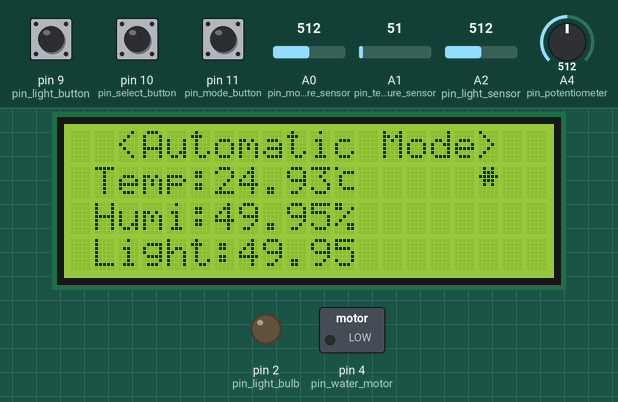
Bench run of a sketch on a simulated Arduino Uno, built with avr-gcc and run on an emulated ATmega328P. Parts: 20×4 character LCD, switched loads named in the sketch (green lamp = pin HIGH), output pins drawn as LEDs (lit = HIGH). Inputs (shaded band) come from the test bench; at power-on: A2 (pin_light_sensor) = 512, pin 11 (pin_mode_button) HIGH, pin 9 (pin_light_button) HIGH, pin 10 (pin_select_button) HIGH, A0 (pin_moisture_sensor) = 512, A1 (pin_temperature_sensor) = 51, A4 (pin_potentiometer) = 512. What the sketch prints to the serial monitor is not drawn.

Above: at 1.2 s.
1.3 s: A2 (pin_light_sensor) set to 504
At 2.9 s:
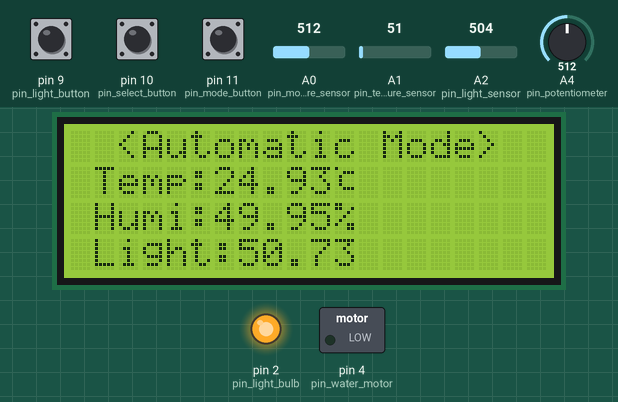
3.9 s: pin 11 (pin_mode_button) pulled LOW for 3.2 s
At 7.9 s:
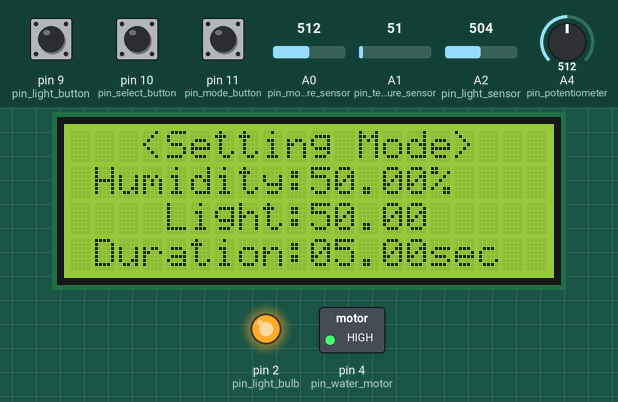
8.6 s: pin 11 (pin_mode_button) pulled LOW for 1 s
At 9.5 s:
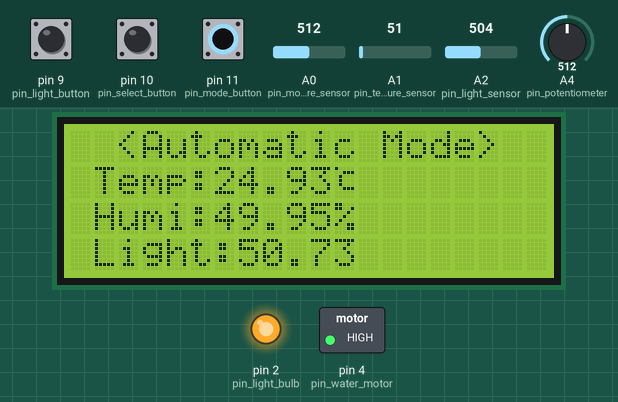
11.1 s: A2 (pin_light_sensor) set to 716
At 12.7 s:
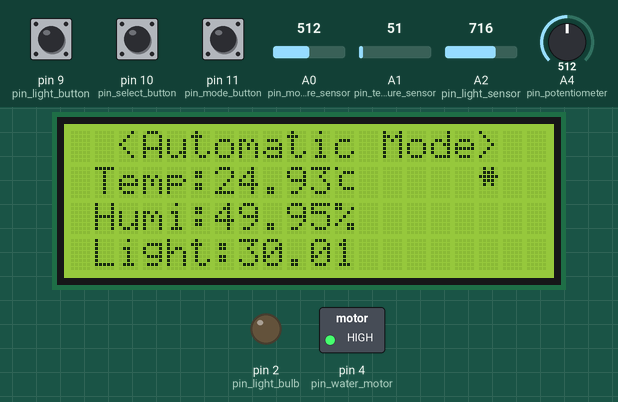
14.3 s: pin 11 (pin_mode_button) pulled LOW for 1 s
At 16.2 s:
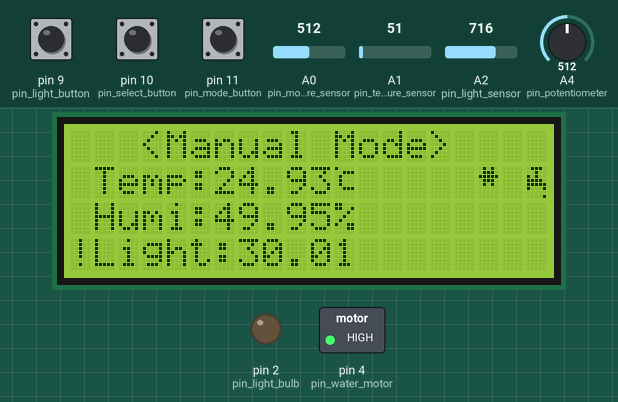
18.5 s: pin 9 (pin_light_button) pulled LOW for 1 s
At 20.4 s:
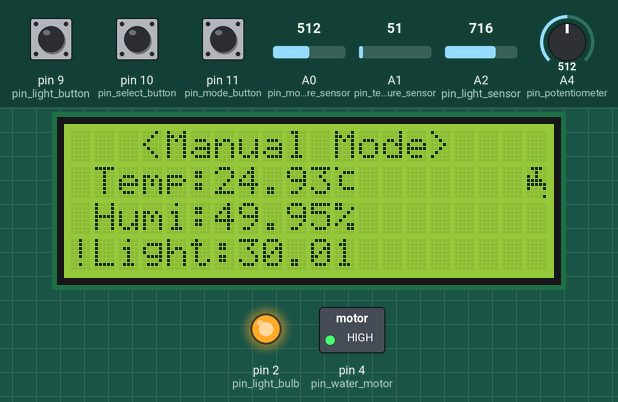
Timing chart, 0 to 21.9 s (numbered marks = the images above; inputs shaded):
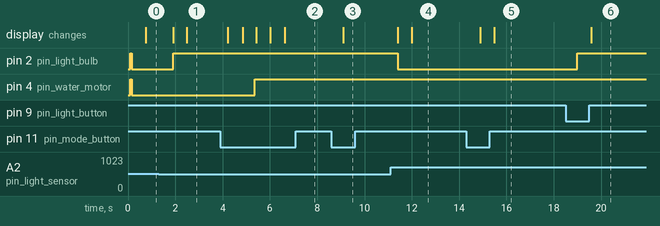

Measured:
- the behaviour switches between 512 and 511 on A2 (pin_light_sensor) (found by bisection; images 0 and 1)
- after the input at 1.3 s, pin 2 (pin_light_bulb): LOW → HIGH after 0.61 s; the display: first changes after 0.61 s (image 1 shows a later state)
- after the input at 3.9 s, the display: first changes after 0.32 s (image 2 shows a later state)
- after the input at 8.6 s, the display: changes after 0.50 s (image 3)
- after the input at 11.1 s, pin 2 (pin_light_bulb): HIGH → LOW after 0.31 s; the display: first changes after 0.31 s (image 4 shows a later state)
- after the input at 14.3 s, pin 4 (pin_water_motor): stays HIGH (without the input it goes to LOW after 1.2 s); the display: first changes after 0.60 s (image 5 shows a later state)
- after the input at 18.5 s, pin 2 (pin_light_bulb): LOW → HIGH after 0.49 s; the display: changes after 1.1 s (image 6)

The sketch:

Final_Project3.ino
```cpp
#include <LiquidCrystal_I2C.h>
#include<Wire.h>
LiquidCrystal_I2C lcd(0x27, 20, 4);
int pumpDuration = 0;

byte water[8] ={B01110, B00100, B10100, B11110, B11111, B10001, B00000, B00001};
byte light[8] = {B01010, B01110, B11111, B01110, B01010, B00000, B00000, B00000};
byte celsius[8] = { B10000, B00111, B01000, B01000, B01000, B00111, B00000, B00000};

// pin setting

int pin_moisture_sensor = A0;
int pin_temperature_sensor = A1;
int pin_light_sensor = A2;


int pin_light_button = 9;
int pin_select_button = 10;
int pin_mode_button = 11;


int pin_light_bulb = 2;
int pin_water_motor = 4;

int pin_potentiometer = A4;


// setting value(for automatic mode)
int setting_temperature = 20;
int setting_moisture = 50;
int setting_light = 50;
int setting_watering_duration = 5;


// current value
float current_temperature;
float current_moisture;
float current_light;


//state value
boolean light_on= false;
int current_mode = 0;  //(0:automatic, 1: passive,  2: setting);
int value_selector = 0; //(0: light,    1: moisture, 2: pump duration)
int device_selector = 0; //(0: light, 1: pump)

//
int current_time;
int watering_start_time;
boolean motor_on = false;
boolean watering_enable = true;

void setup() {
  lcd.begin();

  lcd.createChar(1,water); //pump duration
  lcd.createChar(2, light);
  lcd.createChar(3, celsius);

  pinMode(pin_temperature_sensor, INPUT);
  pinMode(pin_moisture_sensor, INPUT);
  pinMode(pin_light_sensor, INPUT);

  pinMode(pin_light_button, INPUT_PULLUP);
  pinMode(pin_select_button, INPUT_PULLUP);
  pinMode(pin_mode_button, INPUT_PULLUP);


  pinMode(pin_potentiometer, INPUT);

  pinMode(pin_light_bulb, OUTPUT);
  pinMode(pin_water_motor, OUTPUT);
  turn_off_light();
  turn_off_motor();
  Serial.begin(9600);
}

//mode change
void modeCheck(){
  if(!digitalRead(pin_mode_button)){
    current_mode++;
  }
  if(current_mode > 2){
    current_mode = 0;
  }
}


// sensor value reading function
float readingTemperature(){

  int reading = analogRead(pin_temperature_sensor);
  float voltage = reading * 5.0 / 1023;
  float temperature = voltage * 100;
    Serial.println(temperature);  return temperature;
}

float readingMoisture(){
  int reading = analogRead(pin_moisture_sensor);
  float voltage = reading * 5.0 / 1023;
  float moisture = (5.0 - voltage) /5 * 100;
  return moisture;
}

float readingLight(){
  int reading = analogRead(pin_light_sensor);
  float voltage = 5- (reading * 5.0 / 1023);
  float light = voltage / 5 * 100;
  return light;
}

//check current value for automatic mode

boolean checkMoisture(float moisture){
  return (moisture <= setting_moisture);
}

boolean checkLight(float light){
  return (light <= setting_light);
}


// control function
void turn_on_motor(){
  digitalWrite(pin_water_motor, LOW);
  motor_on = true;
}

void turn_off_motor(){
  digitalWrite(pin_water_motor, HIGH);
  motor_on = false;
}

void turn_on_light(){
  digitalWrite(pin_light_bulb, LOW);
  light_on = true;
}

void turn_off_light(){
  digitalWrite(pin_light_bulb, HIGH);
  light_on = false;
}


void display_status(float temp, float humi, float light, int pump, int mode) {
  lcd.clear();
  if(mode == 0){
    lcd.setCursor(0, 0); lcd.print("  <Automatic Mode>");
  }
  else{
    lcd.setCursor(0, 0); lcd.print("   <Manual Mode>");
  }
  lcd.setCursor(1, 1); lcd.print("Temp:"); printDigits(temp); lcd.write(3); //add temp status
  lcd.setCursor(1, 2); lcd.print("Humi:"); printDigits(humi); lcd.print("%"); //add humidity status
  lcd.setCursor(1, 3); lcd.print("Light:"); printDigits(light);  //add ON/OFF print light status
  if(mode == 1 && device_selector == 0){
    lcd.setCursor(0,3); lcd.print("!");
  }
  if(mode ==1 && device_selector == 1){
    lcd.setCursor(0,2); lcd.print("!");
  }
  if(light_on){
    displayLightOn();
  }
  if(watering_enable){
    displayWateringEnable();
  }
}
void display_setting(float humi, float light, int pump, int num) {
  lcd.clear();
  lcd.setCursor(0, 0); lcd.print("   <Setting Mode>");
  lcd.setCursor(1, 1); lcd.print("Humidity:"); printDigits(humi); lcd.print("%"); //add humidity status
  lcd.setCursor(1, 2); lcd.print("   Light:"); printDigits(light);  //add ON/OFF print light status
  lcd.setCursor(1, 3); lcd.print("Duration:"); printDigits(pump); lcd.print("sec");      //pump/29 no!
  if(num == 1){
    lcd.setCursor(0,1); lcd.print("!");
  }
  else if(num == 2){
    lcd.setCursor(0,2); lcd.print("!");
  }
  else if(num == 3){
    lcd.setCursor(0,3); lcd.print("!");
  }
  else{}
}

void displayWateringEnable(){
  lcd.setCursor(19,1);
  lcd.write(1);
}
void displayLightOn(){
  lcd.setCursor(17,1);
  lcd.write(2);
}


void printDigits(float digits) {
  if (digits < 10)
  lcd.print('0');
  lcd.print(digits);
}

void wateringCheck(){
  if(!watering_enable){
    if(current_time - watering_start_time >= 10 * 1000 + setting_watering_duration * 1000){
      watering_enable = true;
    }
  }
}
void wateringStop(){
  if(current_time - watering_start_time >= setting_watering_duration * 1000){
    turn_off_motor();
  }
}

void loop() {
  current_time = millis();
  current_temperature = readingTemperature();
  current_moisture = readingMoisture();
  current_light = readingLight();
  float temp = readingTemperature();
  Serial.print("Current temp: ");
  Serial.println(current_temperature);
  Serial.print("Current moisture: ");
  Serial.println(current_moisture);
  Serial.print("Current light: ");
  Serial.println(current_light);
  wateringCheck();
  if(motor_on){
    wateringStop();
  }
  modeCheck();
  //automatic mode
  if(current_mode == 0){
    value_selector = 0; // initialize setting choice;

    Serial.println("auto");
    display_status(current_temperature, current_moisture, current_light, setting_watering_duration, 0);
    if(checkMoisture(current_moisture)){
      if(watering_enable){
        turn_on_motor();
        watering_start_time = millis();
        watering_enable = false;
      }
    }
    //check light
    if(checkLight(current_light)){
      turn_on_light();
    }
    else{
      turn_off_light();
    }
  }


  // passive mode
  else if(current_mode == 1){
    Serial.println("passive");

    display_status(current_temperature, current_moisture, current_light, setting_watering_duration, 1);
    //light control

    if(!digitalRead(pin_select_button)){
      device_selector++;
      if(device_selector > 1){
        device_selector = 0;
      }
    }
    if(!digitalRead(pin_light_button)){
      if(device_selector == 0){
        Serial.println("Light button!!!");
        if(light_on) turn_off_light();
        else turn_on_light();
      }
      else{
        Serial.println("motor button!!!");
        if(watering_enable){
          turn_on_motor();
          watering_start_time = millis();
          watering_enable = false;
        }
      }
     }
    }


  //setting mode
  else{

    Serial.println("setting");
    int reading = analogRead(pin_potentiometer);
    Serial.print("potentiometer: ");
    Serial.println(reading);
    int digit = map(reading, 0, 1023, 0, 100);
    if(!digitalRead(pin_select_button)){
      Serial.println("button!!!");
      value_selector++;
      if(value_selector > 3) value_selector = 0;
      delay(500);
    }
      Serial.print("selector: ");
      Serial.println(value_selector);
    if(value_selector == 0) {
      display_setting(setting_moisture, setting_light, setting_watering_duration, 0);
    }
    else if(value_selector == 1 ){   //moisture change
      setting_moisture = digit;
      display_setting(setting_moisture, setting_light, setting_watering_duration, 1);
    }
    else if(value_selector == 2){
      setting_light = digit;
      display_setting(setting_moisture, setting_light, setting_watering_duration, 2);
    }
    else{
      setting_watering_duration = digit/2.0;
      display_setting(setting_moisture, setting_light, setting_watering_duration, 3);
    }
   }
  delay(500);
}
```
